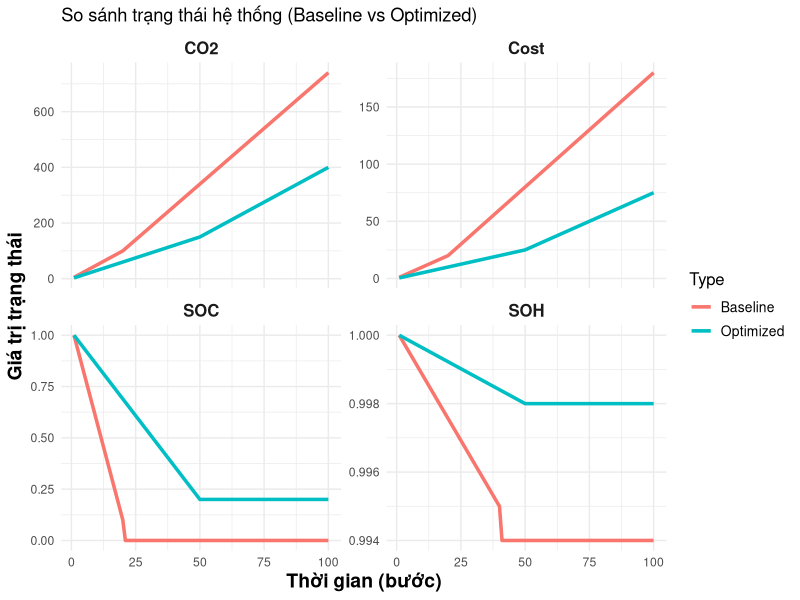

R code for this plot:
library(ggplot2)
library(dplyr)
library(tidyr)

# Tạo dữ liệu giả lập
steps <- 100
time <- seq(1, steps)

# Hiện trạng ban đầu (chưa tối ưu)
SOC <- c(seq(1, 0.1, length.out = 20), rep(0, 80))
SOH <- c(seq(1, 0.995, length.out = 40), rep(0.994, 60))
CO2 <- cumsum(c(rep(5, 20), rep(8, 80))) # Tăng nhanh do LNG chiếm phần lớn
Cost <- cumsum(c(rep(1, 20), rep(2, 80))) # Chi phí tăng mạnh

# Cải tiến (sau tối ưu hóa)
SOC_optimized <- c(seq(1, 0.2, length.out = 50), rep(0.2, 50)) # SOC giữ ổn định ở mức tối thiểu
SOH_optimized <- c(seq(1, 0.998, length.out = 50), rep(0.998, 50)) # SOH giảm nhẹ
CO2_optimized <- cumsum(c(rep(3, 50), rep(5, 50))) # Phát thải giảm nhờ tối ưu LNG
Cost_optimized <- cumsum(c(rep(0.5, 50), rep(1, 50))) # Chi phí giảm đáng kể

# Kết hợp dữ liệu
data <- data.frame(
  Time = rep(time, 2),
  SOC = c(SOC, SOC_optimized),
  SOH = c(SOH, SOH_optimized),
  CO2 = c(CO2, CO2_optimized),
  Cost = c(Cost, Cost_optimized),
  Type = rep(c("Baseline", "Optimized"), each = steps)
)

# Tái cấu trúc dữ liệu cho tất cả các trạng thái
data_long <- data %>%
  pivot_longer(cols = c(SOC, SOH, CO2, Cost), names_to = "Variable", values_to = "Value")

# Vẽ biểu đồ toàn diện
ggplot(data_long, aes(x = Time, y = Value, color = Type)) +
  geom_line(size = 1.2) +
  facet_wrap(~Variable, scales = "free_y", ncol = 2) +
  labs(title = "So sánh trạng thái hệ thống (Baseline vs Optimized)",
       x = "Thời gian (bước)",
       y = "Giá trị trạng thái") +
  theme_minimal() +
  theme(
    axis.title.x = element_text(size = 14, face = "bold"),
    axis.title.y = element_text(size = 14, face = "bold"),
    strip.text = element_text(size = 12, face = "bold"),
    legend.title = element_text(size = 12),
    legend.text = element_text(size = 10)
  )
